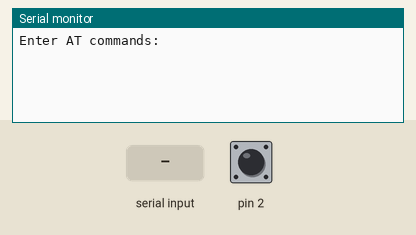
Bench run of a sketch on a simulated Arduino Uno, built with avr-gcc and run on an emulated ATmega328P. Shown: the last lines printed to the serial monitor. The test bench sets the inputs (shaded band); at power-on: pin 2 HIGH.

Above: at 1.2 s.
1.3 s: pin 2 pulled LOW for 0.15 s
At 2.2 s:
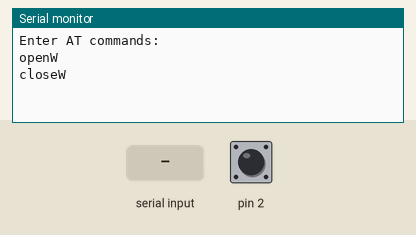
2.9 s: "1\n" received over the second serial link
At 3.9 s:
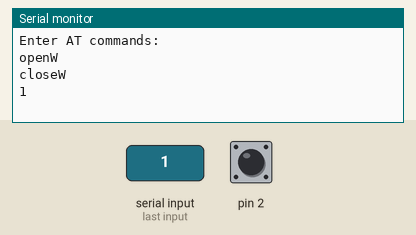
4.4 s: "0\n" received over the second serial link
At 5.1 s:
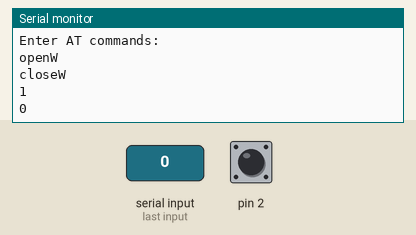

Measured:
- after the input at 1.3 s, the serial monitor: prints a new line at once (image 1)
- after the input at 2.9 s, the serial monitor: prints a new line at once (image 2)
- after the input at 4.4 s, the serial monitor: prints a new line at once (image 3)

The sketch:

sketch_feb02a.ino
```cpp
#include <SoftwareSerial.h>
SoftwareSerial BTserial(3, 4); // RX | TX


static bool isClicked = false;
void setup() {
  // put your setup code here, to run once:
  pinMode(2, INPUT_PULLUP);

  Serial.begin(9600);
  Serial.println("Enter AT commands:");
  // HC-06 default serial speed is 9600
  BTserial.begin(9600);

}

void loop() {


  if (BTserial.available()) {
    Serial.write(BTserial.read());
  }

  if (Serial.available()) {
    BTserial.write(Serial.read());
  }

    int sensorVal = digitalRead(2);

    if (sensorVal == HIGH) {
      if (isClicked) {
        isClicked = false;
        Serial.print("closeW");
        Serial.print("\n");
        Serial.flush();
      }

    } else {
      if (!isClicked) {
        isClicked = true;
        Serial.print("openW");
        Serial.print("\n");
        Serial.flush();
      }

    }
    //delay(100);
}
```
